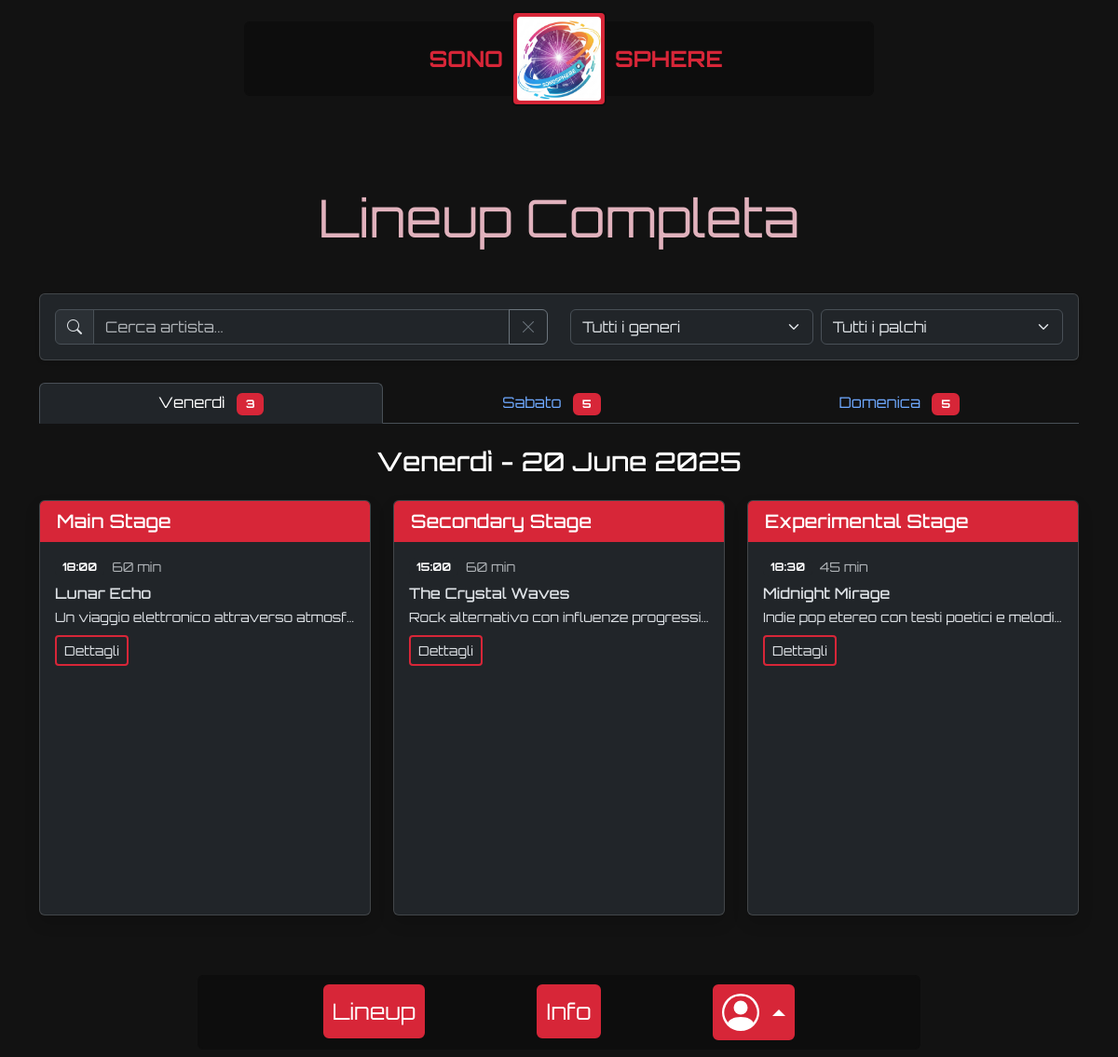
/lineup, run on the app's committed database.
### tables this page shows
CREATE TABLE "event_days" (
        "id" INTEGER NOT NULL UNIQUE,
        "name" TEXT NOT NULL,
        "date" TEXT NOT NULL,
        "current_attendees" INTEGER NOT NULL DEFAULT 0,
        "max_attendees" INTEGER NOT NULL DEFAULT 200,
        "start_time" TEXT NOT NULL,
        "end_time" TEXT NOT NULL,
        PRIMARY KEY("id" AUTOINCREMENT)
    );

CREATE TABLE "stages" (
        "id" INTEGER NOT NULL UNIQUE,
        "name" TEXT NOT NULL UNIQUE,
        "description" TEXT NOT NULL,
        "image" TEXT NOT NULL,
        PRIMARY KEY("id" AUTOINCREMENT)
    );

CREATE TABLE "performances" (
        "id" INTEGER NOT NULL UNIQUE,
        "artist_name" TEXT NOT NULL,
        "start_time" TEXT NOT NULL,
        "duration" INTEGER NOT NULL,
        "description" TEXT,
        "image_path" TEXT,
        "day_id" INTEGER NOT NULL,
        "stage_id" INTEGER NOT NULL,
        "genre_id" INTEGER NOT NULL,
        "organizer_id" INTEGER NOT NULL,
        "is_published" INTEGER NOT NULL DEFAULT 0,
        "created_at" TEXT DEFAULT CURRENT_TIMESTAMP,
        "updated_at" TEXT DEFAULT CURRENT_TIMESTAMP,
        "is_featured" INTEGER DEFAULT 0,
        PRIMARY KEY("id" AUTOINCREMENT),
        FOREIGN KEY("day_id") REFERENCES "event_days"("id"),
        FOREIGN KEY("stage_id") REFERENCES "stages"("id"),
        FOREIGN KEY("genre_id") REFERENCES "genres"("id"),
        FOREIGN KEY("organizer_id") REFERENCES "users"("id")
    );

### blueprints/main/routes.py (the view)
@main_bp.route("/lineup")
def lineup():
    performances = performances_dao.get_all_performances(include_unpublished=False)
    event_days = event_days_dao.get_all_days()
    stages = stages_dao.get_all_stages()
    genres = genres_dao.get_all_genres()
    return render_template(
        "lineup.html",
        performances=performances,
        event_days=event_days,
        stages=stages,
        genres=genres,
    )

### app.py (called while the page is built)
@app.template_filter("strfdate")
def _filter_date(date, fmt=None):
    if isinstance(date, str):
        date = datetime.strptime(date, "%Y-%m-%d")
    return date.strftime(fmt or "%d %B %Y")

### utils/event_days_dao.py (called while the page is built)
def get_all_days() -> List[Dict[str, Any]]:
    query = "SELECT * FROM event_days"
    conn = sqlite3.connect(ROOT_PATH + DB_PATH)
    cursor = conn.cursor()
    cursor.execute(query)
    days = cursor.fetchall()
    cursor.close()
    conn.close()
    return [
        {
            "id": day[0],
            "name": day[1],
            "date": day[2],
            "current_attendees": day[3],
            "max_attendees": day[4],
            "start_time": day[5],
            "end_time": day[6],
        }
        for day in days
    ]

### utils/genres_dao.py (called while the page is built)
def get_all_genres() -> List[Dict[str, Any]]:
    query = "SELECT * FROM genres"
    conn = sqlite3.connect(ROOT_PATH + DB_PATH)
    cursor = conn.cursor()
    cursor.execute(query)
    genres = cursor.fetchall()
    cursor.close()
    conn.close()
    return [{"id": genre[0], "name": genre[1]} for genre in genres]

### utils/stages_dao.py (called while the page is built)
def get_all_stages() -> List[Dict[str, Union[int, str]]]:
    query = "SELECT * FROM stages"
    conn = sqlite3.connect(ROOT_PATH + DB_PATH)
    cursor = conn.cursor()
    cursor.execute(query)
    stages = cursor.fetchall()
    cursor.close()
    conn.close()
    return [
        {"id": stage[0], "name": stage[1], "description": stage[2], "image": stage[3]}
        for stage in stages
    ]

### templates/lineup.html (shortened to what this page needs)
{% extends "base.html" %}
{% block content %}
<div class="spacer"></div>
<div class="container py-5">
    <h1 class="display-4 text-center mb-5 cream-text">Lineup Completa</h1>
    <div class="card mb-4 shadow-sm grey-text">
        <div class="card-body">
            <div class="row">
                <div class="col-md-6 mb-3 mb-md-0">
                    <div class="input-group">
                        <span class="input-group-text"><i class="bi bi-search"></i></span>
                        <input type="text" id="searchArtist" class="form-control" placeholder="Cerca artista...">
                        <button class="btn btn-outline-secondary" type="button" id="clearSearch">
                            <i class="bi bi-x-lg"></i>
                        </button>
                    </div>
                </div>
                <div class="col-md-6">
                    <div class="d-flex gap-2">
                        <select id="genreFilter" class="form-select">
                            <option value="">Tutti i generi</option>
                        </select>
                        <select id="stageFilter" class="form-select">
                            <option value="">Tutti i palchi</option>
                        </select>
                    </div>
                </div>
            </div>
        </div>
    </div>
    <ul class="nav nav-tabs nav-fill mb-4" id="lineupTabs" role="tablist">
        {% for day in event_days %}
        <li class="nav-item" role="presentation">
            <button class="nav-link {% if loop.first %}active{% endif %}" id="day-{{ day.id }}-tab" data-bs-toggle="tab"
                data-bs-target="#day-{{ day.id }}-tab-pane" type="button" role="tab"
                aria-controls="day-{{ day.id }}-tab-pane"
                aria-selected="{% if loop.first %}true{% else %}false{% endif %}">
                <span class="d-none d-md-inline">{{ day.name }}</span>
                <span class="badge red-bg ms-2 performance-count" data-day="{{ day.id }}">{{
                    performances|selectattr('day_id', 'eq', day.id)|list|length }}</span>
            </button>
        </li>
        {% endfor %}
    </ul>
    <div class="tab-content" id="lineupTabsContent">
        {% for day in event_days %}
        <div class="tab-pane fade {% if loop.first %}show active{% endif %}" id="day-{{ day.id }}-tab-pane"
            role="tabpanel" aria-labelledby="day-{{ day.id }}-tab" tabindex="0">
            <div class="row">
                <div class="col-md-12">
                    <h2 class="h3 text-center mb-4">{{ day.name }} - {{ day.date|strfdate('%d %B %Y') }}</h2>
                </div>
                {% set day_performances = performances|selectattr('day_id', 'eq', day.id)|list %}
                {% if day_performances|length > 0 %}
                {% for stage in stages %}
                <div class="col-lg-4 mb-4 stage-container" data-stage-id="{{ stage.id }}">
                    <div class="card h-100 shadow">
                        <div class="card-header red-bg text-white d-flex justify-content-between align-items-center">
                            <h3 class="h5 mb-0">{{ stage.name }}</h3>
                        </div>
                        <div class="card-body overflow-y-auto stage-performances-container">
                            <div class="list-group list-group-flush">
                                {% set stage_performances = day_performances|selectattr('stage_id', 'eq',
                                stage.id)|sort(attribute='start_time')|list %}
                                {% if stage_performances|length > 0 %}
                                {% for performance in stage_performances %}
                                <div class="list-group-item border-0 p-0 mb-3 performance-item"
                                    data-artist="{{ performance.artist_name|lower }}"
                                    data-genre="{{ performance.genre_id }}" data-stage="{{ performance.stage_id }}">
                                    <div class="d-flex align-items-center mb-2">
                                        <span class="badge bg-dark me-2">{{ performance.start_time }}</span>
                                        <span class="small text-muted">{{ performance.duration }} min</span>
                                    </div>
                                    <h4 class="h6 mb-1">{{ performance.artist_name }}</h4>
                                    <p class="small text-truncate mb-2">{{ performance.description }}</p>
                                    <a href="{{ url_for('performances.detail', id=performance.id, from='main.lineup', source_name='Lineup') }}"
                                        class="btn btn-sm red-border red-bg-hover">
                                        Dettagli
                                    </a>
                                </div>
                                {% endfor %}
                                {% else %}
                                <p class="text-muted text-center my-4 no-performance-message">Nessuna performance
                                    programmata</p>
                                {% endif %}
                            </div>
                        </div>
                    </div>
                </div>
                {% endfor %}
                {% else %}
                <div class="col-12 text-center">
                    <div class="alert alert-info">
                        Nessuna performance programmata per {{ day.name }}
                    </div>
                </div>
                {% endif %}
            </div>
        </div>
        {% endfor %}
    </div>
</div>
{% endblock %}

### templates/base.html (shortened to what this page needs)
<!DOCTYPE html>
<html lang="it" data-bs-theme="dark">
<head>
    <link href="https://cdn.jsdelivr.net/npm/bootstrap@5.3.6/dist/css/bootstrap.min.css" rel="stylesheet"
>
    <link rel="stylesheet" href="https://cdn.jsdelivr.net/npm/bootstrap-icons@1.11.3/font/bootstrap-icons.min.css">
    <link rel="stylesheet" href="{{ url_for('static', filename='css/style.css') }}">
</head>
<body class="d-flex flex-column min-vh-100">
    <header class="fixed-top z-3 navbar-top-offset">
        <div class="container-fluid">
            <div class="row justify-content-center">
                <div class="container-fluid col-md-7 col-12">
                    <nav class="navbar rounded black-bg py-4 position-relative" aria-label="Navbar">
                        <div class="brand-centered z-2">
                            <a class="navbar-brand m-0 p-0" href="{{url_for('main.home')}}">
                                <div
                                    class="logo-container red-bg rounded p-1 d-flex justify-content-center align-items-center black-border">
                                    <img src="{{ url_for('static', filename='images/assets/logo.webp') }}" alt="Logo"
                                        class="display-block rounded-1 img-fluid" loading="lazy">
                                </div>
                            </a>
                        </div>
                        <div class="text-container left-text z-3">
                            <a href="{{url_for('main.home')}}"
                                class="red-text d-inline nav-text fw-bold text-decoration-none">SONO</a>
                        </div>
                        <div class="text-container right-text z-3">
                            <a href="{{url_for('main.home')}}"
                                class="red-text d-inline nav-text fw-bold text-decoration-none">SPHERE</a>
                        </div>
                    </nav>
                </div>
            </div>
        </div>
    </header>
    <div class="fixed-bottom container-fluid py-2">
        <div class="row justify-content-center">
            <div class="col-md-8">
                <nav class="navbar navbar-expand-lg rounded black-bg">
                    <div class="container">
                        <div class="collapse navbar-collapse" id="navbarCollapsableContent">
                            <ul class="navbar-nav w-100 justify-content-evenly">
                                <li class="nav-item my-1 my-md-0">
                                    <a class="nav-link px-2 fs-4 white-text rounded red-bg black-bg-hover red-text-hover red-border-hover"
                                        href="{{ url_for('main.lineup') }}">Lineup</a>
                                </li>
                                <li class="nav-item my-1 my-md-0">
                                    <a class="nav-link px-2 fs-4 white-text rounded red-bg black-bg-hover red-text-hover red-border-hover"
                                        href="{{ url_for('main.info') }}">Info</a>
                                </li>
                                <li class="nav-item my-1 my-md-0 dropup">
                                    <a class="nav-link px-2 fs-4 dropdown-toggle white-text rounded red-bg black-bg-hover red-text-hover red-border-hover d-flex align-items-center py-2"
                                        href="#" role="button" data-bs-toggle="dropdown" aria-expanded="false">
                                        {% if current_user.is_authenticated %}
                                        {% if current_user.pfp %}
                                        <img src="{{ url_for('static', filename=current_user.pfp) }}" alt="Profilo"
                                            class="rounded-circle me-2" width="40" height="40" loading="lazy">
                                        <span class="d-inline px-2 d-lg-none fs-5">{{ current_user.username }}</span>
                                        {% else %}
                                        <span class="profile-icon me-2 fs-5">{% include '_empty_profile_picture.html'
                                            %}</span>
                                        <span class="d-inline px-2 d-lg-none fs-5">{{ current_user.username }}</span>
                                        {% endif %}
                                        {% else %}
                                        <span class="profile-icon me-2 fs-5">{% include '_empty_profile_picture.html'
                                            %}</span>
                                        {% endif %}
                                    </a>
                                </li>
                            </ul>
                        </div>
                    </div>
                </nav>
            </div>
        </div>
    </div>
    <div class="toast-container position-fixed top-0 end-0 p-3">
    </div>
    <main class="flex-grow-1 {% if request.path != '/' %}pt-5 mt-4{% endif %}">
        {% block content %}{% endblock %}
    </main>
    <div class="spacer"></div>
</body>
</html>

### static/css/style.css (style rules this page uses)
:root { --black: #0d0d0d; --cream: #e1b2bd; --grey: #a9a9a9; --purple: #6c1eff; --red: #d72638; --white: #ffffff; }
body { color: var(--color-white); line-height: 1.6; font-family: "Orbitron", sans-serif; background-color: var(--color-black); }
.spacer { height: 80px; }
.red-bg { border: 2px solid var(--red); background-color: var(--red); }
.red-text { color: var(--red); }
.red-border { border: 2px solid var(--red); }
.black-bg { border: 2px solid var(--black); background-color: var(--black); }
.black-border { border: 2px solid var(--black); }
.white-text { color: var(--white); }
.cream-text { color: var(--cream); }
header .navbar { height: 60px; }
.brand-centered { display: flex; z-index: 10; position: absolute; left: 0; justify-content: center; width: 100%; }
.logo-container { transition: transform 0.3s ease; }
.logo-container img { width: 60px; height: 60px; }
.text-container { position: absolute; top: 50%; transform: translateY(-50%); }
.left-text { right: calc(50% + 50px); font-size: 1.25rem; }
.right-text { left: calc(50% + 50px); font-size: 1.25rem; }
.navbar-top-offset { top: 2% !important; }
.stage-performances-container { height: 400px; }
.card-body { scrollbar-color: var(--red); scrollbar-width: thin; }
@media (min-width: 768px) { header .navbar { height: 80px; } }
@media (min-width: 768px) { .logo-container img { width: 90px; height: 90px; } }
@media (min-width: 768px) { .left-text { right: calc(50% + 60px); font-size: 1.5rem; } }
@media (min-width: 768px) { .right-text { left: calc(50% + 60px); font-size: 1.5rem; } }

### data on the page
event_days: name "Venerdì", id "3", date|strfdate "20 June 2025"
event_days: name "Sabato", id "5"
event_days: name "Domenica", id "5"
stages: name "Main Stage"
performances: start_time "18:00", duration "60", artist_name "Lunar Echo", description "Un viaggio elettronico attraverso atmosf…"
stages: name "Secondary Stage"
performances: start_time "15:00", duration "60", artist_name "The Crystal Waves", description "Rock alternativo con influenze progressi…"
stages: name "Experimental Stage"
performances: start_time "18:30", duration "45", artist_name "Midnight Mirage", description "Indie pop etereo con testi poetici e melodi…"
